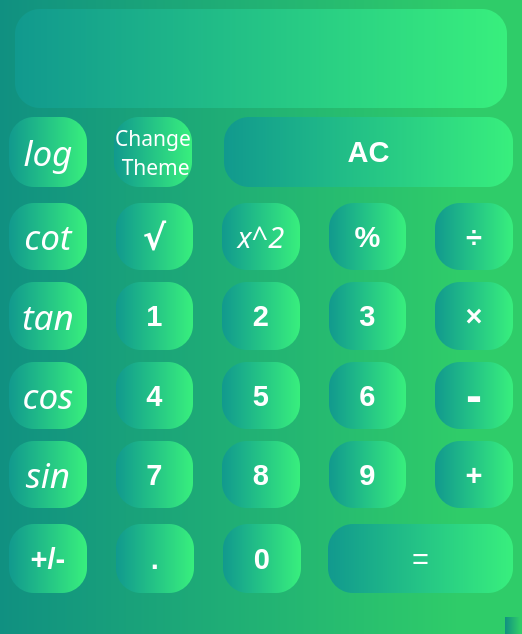
<?xml version="1.0" encoding="UTF-8"?>
<ui version="4.0">
 <class>MainWindow</class>
 <widget class="QMainWindow" name="MainWindow">
  <property name="geometry">
   <rect>
    <x>0</x>
    <y>0</y>
    <width>522</width>
    <height>634</height>
   </rect>
  </property>
  <property name="windowTitle">
   <string>MainWindow</string>
  </property>
  <property name="styleSheet">
   <string notr="true">background-color: qlineargradient(spread:reflect, x1:0, y1:0, x2:1, y2:0, stop:0 rgb(16, 144, 129), stop:0.88 rgb(47, 204, 105));</string>
  </property>
  <widget class="QWidget" name="centralwidget">
   <layout class="QGridLayout" name="gridLayout_12">
    <item row="0" column="0">
     <layout class="QGridLayout" name="gridLayout_11" rowstretch="1,5">
      <property name="topMargin">
       <number>0</number>
      </property>
      <property name="bottomMargin">
       <number>0</number>
      </property>
      <property name="spacing">
       <number>0</number>
      </property>
      <item row="1" column="0">
       <layout class="QGridLayout" name="gridLayout_5" rowstretch="1,4,1">
        <property name="topMargin">
         <number>0</number>
        </property>
        <property name="bottomMargin">
         <number>0</number>
        </property>
        <property name="horizontalSpacing">
         <number>6</number>
        </property>
        <property name="verticalSpacing">
         <number>10</number>
        </property>
        <item row="0" column="0">
         <layout class="QGridLayout" name="gridLayout_2" rowstretch="0,0" columnstretch="2,3">
          <property name="leftMargin">
           <number>0</number>
          </property>
          <property name="topMargin">
           <number>9</number>
          </property>
          <property name="rightMargin">
           <number>0</number>
          </property>
          <property name="bottomMargin">
           <number>0</number>
          </property>
          <property name="horizontalSpacing">
           <number>22</number>
          </property>
          <property name="verticalSpacing">
           <number>0</number>
          </property>
          <item row="1" column="1">
           <layout class="QGridLayout" name="gridLayout">
            <property name="leftMargin">
             <number>0</number>
            </property>
            <property name="topMargin">
             <number>0</number>
            </property>
            <property name="rightMargin">
             <number>0</number>
            </property>
            <property name="bottomMargin">
             <number>0</number>
            </property>
            <property name="horizontalSpacing">
             <number>6</number>
            </property>
            <property name="verticalSpacing">
             <number>0</number>
            </property>
            <item row="0" column="0">
             <widget class="QPushButton" name="pushButton_24">
              <property name="sizePolicy">
               <sizepolicy hsizetype="Expanding" vsizetype="Expanding">
                <horstretch>0</horstretch>
                <verstretch>0</verstretch>
               </sizepolicy>
              </property>
              <property name="font">
               <font>
                <family>Arial</family>
                <pointsize>22</pointsize>
                <bold>true</bold>
               </font>
              </property>
              <property name="styleSheet">
               <string notr="true">QPushButton:hover {
                                                         
border-radius :25px;
background-color: qlineargradient(spread:reflect, x1:0, y1:0, x2:1, y2:0, stop:0 rgb(56, 239, 125), stop:0.4 rgb(17, 153, 142),stop:1 rgb(56, 239, 125));
}

QPushButton{
                                                         
border-radius :25px;
background-color: qlineargradient(spread:reflect, x1:0, y1:0, x2:1, y2:0, stop:0 rgb(17, 153, 142), stop:1 rgb(56, 239, 125));
color: rgb(255, 255, 255);
}</string>
              </property>
              <property name="text">
               <string>AC</string>
              </property>
             </widget>
            </item>
           </layout>
          </item>
          <item row="1" column="0">
           <layout class="QGridLayout" name="gridLayout_6">
            <property name="rightMargin">
             <number>10</number>
            </property>
            <property name="horizontalSpacing">
             <number>27</number>
            </property>
            <item row="0" column="0">
             <widget class="QPushButton" name="pushButton_20">
              <property name="sizePolicy">
               <sizepolicy hsizetype="Preferred" vsizetype="Expanding">
                <horstretch>0</horstretch>
                <verstretch>0</verstretch>
               </sizepolicy>
              </property>
              <property name="font">
               <font>
                <family>Monotype Corsiva</family>
                <pointsize>26</pointsize>
                <italic>true</italic>
               </font>
              </property>
              <property name="styleSheet">
               <string notr="true">QPushButton:hover {
                                                         
border-radius :25px;
background-color: qlineargradient(spread:reflect, x1:0, y1:0, x2:1, y2:0, stop:0 rgb(56, 239, 125), stop:0.4 rgb(17, 153, 142),stop:1 rgb(56, 239, 125));
}

QPushButton{
                                                         
border-radius :25px;
background-color: qlineargradient(spread:reflect, x1:0, y1:0, x2:1, y2:0, stop:0 rgb(17, 153, 142), stop:1 rgb(56, 239, 125));
color: rgb(255, 255, 255);
}</string>
              </property>
              <property name="text">
               <string>log</string>
              </property>
             </widget>
            </item>
            <item row="0" column="1">
             <widget class="QPushButton" name="pushButton_27">
              <property name="sizePolicy">
               <sizepolicy hsizetype="Preferred" vsizetype="Expanding">
                <horstretch>0</horstretch>
                <verstretch>0</verstretch>
               </sizepolicy>
              </property>
              <property name="font">
               <font>
                <family>Bahnschrift SemiCondensed</family>
                <pointsize>16</pointsize>
               </font>
              </property>
              <property name="styleSheet">
               <string notr="true">QPushButton:hover {
                                                         
border-radius :25px;
background-color: qlineargradient(spread:reflect, x1:0, y1:0, x2:1, y2:0, stop:0 rgb(56, 239, 125), stop:0.4 rgb(17, 153, 142),stop:1 rgb(56, 239, 125));
}

QPushButton{
                                                         
border-radius :25px;
background-color: qlineargradient(spread:reflect, x1:0, y1:0, x2:1, y2:0, stop:0 rgb(17, 153, 142), stop:1 rgb(56, 239, 125));
color: rgb(255, 255, 255);
}</string>
              </property>
              <property name="text">
               <string>Change 
 Theme</string>
              </property>
             </widget>
            </item>
           </layout>
          </item>
         </layout>
        </item>
        <item row="1" column="0">
         <layout class="QGridLayout" name="gridLayout_3">
          <property name="sizeConstraint">
           <enum>QLayout::SizeConstraint::SetDefaultConstraint</enum>
          </property>
          <property name="topMargin">
           <number>6</number>
          </property>
          <property name="bottomMargin">
           <number>6</number>
          </property>
          <property name="horizontalSpacing">
           <number>29</number>
          </property>
          <property name="verticalSpacing">
           <number>12</number>
          </property>
          <item row="3" column="1">
           <widget class="QPushButton" name="pushButton_7">
            <property name="sizePolicy">
             <sizepolicy hsizetype="Minimum" vsizetype="Expanding">
              <horstretch>0</horstretch>
              <verstretch>0</verstretch>
             </sizepolicy>
            </property>
            <property name="font">
             <font>
              <family>Arial</family>
              <pointsize>22</pointsize>
              <bold>true</bold>
             </font>
            </property>
            <property name="styleSheet">
             <string notr="true">QPushButton:hover {
                                                         
border-radius :25px;
background-color: qlineargradient(spread:reflect, x1:0, y1:0, x2:1, y2:0, stop:0 rgb(56, 239, 125), stop:0.4 rgb(17, 153, 142),stop:1 rgb(56, 239, 125));
}

QPushButton{
                                                         
border-radius :25px;
background-color: qlineargradient(spread:reflect, x1:0, y1:0, x2:1, y2:0, stop:0 rgb(17, 153, 142), stop:1 rgb(56, 239, 125));
color: rgb(255, 255, 255);
}</string>
            </property>
            <property name="text">
             <string>7</string>
            </property>
           </widget>
          </item>
          <item row="3" column="4">
           <widget class="QPushButton" name="pushButton_15">
            <property name="sizePolicy">
             <sizepolicy hsizetype="Minimum" vsizetype="Expanding">
              <horstretch>0</horstretch>
              <verstretch>0</verstretch>
             </sizepolicy>
            </property>
            <property name="font">
             <font>
              <family>Arial</family>
              <pointsize>22</pointsize>
              <bold>true</bold>
             </font>
            </property>
            <property name="styleSheet">
             <string notr="true">QPushButton:hover {
                                                         
border-radius :25px;
background-color: qlineargradient(spread:reflect, x1:0, y1:0, x2:1, y2:0, stop:0 rgb(56, 239, 125), stop:0.4 rgb(17, 153, 142),stop:1 rgb(56, 239, 125));
}

QPushButton{
                                                         
border-radius :25px;
background-color: qlineargradient(spread:reflect, x1:0, y1:0, x2:1, y2:0, stop:0 rgb(17, 153, 142), stop:1 rgb(56, 239, 125));
color: rgb(255, 255, 255);
}</string>
            </property>
            <property name="text">
             <string>+</string>
            </property>
           </widget>
          </item>
          <item row="1" column="3">
           <widget class="QPushButton" name="pushButton_3">
            <property name="sizePolicy">
             <sizepolicy hsizetype="Minimum" vsizetype="Expanding">
              <horstretch>0</horstretch>
              <verstretch>0</verstretch>
             </sizepolicy>
            </property>
            <property name="font">
             <font>
              <family>Arial</family>
              <pointsize>22</pointsize>
              <bold>true</bold>
             </font>
            </property>
            <property name="styleSheet">
             <string notr="true">QPushButton:hover {
                                                         
border-radius :25px;
background-color: qlineargradient(spread:reflect, x1:0, y1:0, x2:1, y2:0, stop:0 rgb(56, 239, 125), stop:0.4 rgb(17, 153, 142),stop:1 rgb(56, 239, 125));
}

QPushButton{
                                                         
border-radius :25px;
background-color: qlineargradient(spread:reflect, x1:0, y1:0, x2:1, y2:0, stop:0 rgb(17, 153, 142), stop:1 rgb(56, 239, 125));
color: rgb(255, 255, 255);
}</string>
            </property>
            <property name="text">
             <string>3</string>
            </property>
           </widget>
          </item>
          <item row="1" column="1">
           <widget class="QPushButton" name="pushButton_1">
            <property name="sizePolicy">
             <sizepolicy hsizetype="Minimum" vsizetype="Expanding">
              <horstretch>0</horstretch>
              <verstretch>0</verstretch>
             </sizepolicy>
            </property>
            <property name="font">
             <font>
              <family>Arial</family>
              <pointsize>22</pointsize>
              <bold>true</bold>
             </font>
            </property>
            <property name="styleSheet">
             <string notr="true">QPushButton:hover {
                                                         
border-radius :25px;
background-color: qlineargradient(spread:reflect, x1:0, y1:0, x2:1, y2:0, stop:0 rgb(56, 239, 125), stop:0.4 rgb(17, 153, 142),stop:1 rgb(56, 239, 125));
}

QPushButton{
                                                         
border-radius :25px;
background-color: qlineargradient(spread:reflect, x1:0, y1:0, x2:1, y2:0, stop:0 rgb(17, 153, 142), stop:1 rgb(56, 239, 125));
color: rgb(255, 255, 255);
}</string>
            </property>
            <property name="text">
             <string>1</string>
            </property>
           </widget>
          </item>
          <item row="1" column="0">
           <widget class="QPushButton" name="pushButton_22">
            <property name="sizePolicy">
             <sizepolicy hsizetype="Minimum" vsizetype="Expanding">
              <horstretch>0</horstretch>
              <verstretch>0</verstretch>
             </sizepolicy>
            </property>
            <property name="font">
             <font>
              <family>Monotype Corsiva</family>
              <pointsize>26</pointsize>
              <italic>true</italic>
             </font>
            </property>
            <property name="styleSheet">
             <string notr="true">QPushButton:hover {
                                                         
border-radius :25px;
background-color: qlineargradient(spread:reflect, x1:0, y1:0, x2:1, y2:0, stop:0 rgb(56, 239, 125), stop:0.4 rgb(17, 153, 142),stop:1 rgb(56, 239, 125));
}

QPushButton{
                                                         
border-radius :25px;
background-color: qlineargradient(spread:reflect, x1:0, y1:0, x2:1, y2:0, stop:0 rgb(17, 153, 142), stop:1 rgb(56, 239, 125));
color: rgb(255, 255, 255);
}</string>
            </property>
            <property name="text">
             <string>tan</string>
            </property>
           </widget>
          </item>
          <item row="3" column="3">
           <widget class="QPushButton" name="pushButton_9">
            <property name="sizePolicy">
             <sizepolicy hsizetype="Minimum" vsizetype="Expanding">
              <horstretch>0</horstretch>
              <verstretch>0</verstretch>
             </sizepolicy>
            </property>
            <property name="font">
             <font>
              <family>Arial</family>
              <pointsize>22</pointsize>
              <bold>true</bold>
             </font>
            </property>
            <property name="styleSheet">
             <string notr="true">QPushButton:hover {
                                                         
border-radius :25px;
background-color: qlineargradient(spread:reflect, x1:0, y1:0, x2:1, y2:0, stop:0 rgb(56, 239, 125), stop:0.4 rgb(17, 153, 142),stop:1 rgb(56, 239, 125));
}

QPushButton{
                                                         
border-radius :25px;
background-color: qlineargradient(spread:reflect, x1:0, y1:0, x2:1, y2:0, stop:0 rgb(17, 153, 142), stop:1 rgb(56, 239, 125));
color: rgb(255, 255, 255);
}</string>
            </property>
            <property name="text">
             <string>9</string>
            </property>
           </widget>
          </item>
          <item row="3" column="2">
           <widget class="QPushButton" name="pushButton_8">
            <property name="sizePolicy">
             <sizepolicy hsizetype="Minimum" vsizetype="Expanding">
              <horstretch>0</horstretch>
              <verstretch>0</verstretch>
             </sizepolicy>
            </property>
            <property name="font">
             <font>
              <family>Arial</family>
              <pointsize>22</pointsize>
              <bold>true</bold>
             </font>
            </property>
            <property name="styleSheet">
             <string notr="true">QPushButton:hover {
                                                         
border-radius :25px;
background-color: qlineargradient(spread:reflect, x1:0, y1:0, x2:1, y2:0, stop:0 rgb(56, 239, 125), stop:0.4 rgb(17, 153, 142),stop:1 rgb(56, 239, 125));
}

QPushButton{
                                                         
border-radius :25px;
background-color: qlineargradient(spread:reflect, x1:0, y1:0, x2:1, y2:0, stop:0 rgb(17, 153, 142), stop:1 rgb(56, 239, 125));
color: rgb(255, 255, 255);
}</string>
            </property>
            <property name="text">
             <string>8</string>
            </property>
           </widget>
          </item>
          <item row="2" column="3">
           <widget class="QPushButton" name="pushButton_6">
            <property name="sizePolicy">
             <sizepolicy hsizetype="Minimum" vsizetype="Expanding">
              <horstretch>0</horstretch>
              <verstretch>0</verstretch>
             </sizepolicy>
            </property>
            <property name="font">
             <font>
              <family>Arial</family>
              <pointsize>22</pointsize>
              <bold>true</bold>
             </font>
            </property>
            <property name="styleSheet">
             <string notr="true">QPushButton:hover {
                                                         
border-radius :25px;
background-color: qlineargradient(spread:reflect, x1:0, y1:0, x2:1, y2:0, stop:0 rgb(56, 239, 125), stop:0.4 rgb(17, 153, 142),stop:1 rgb(56, 239, 125));
}

QPushButton{
                                                         
border-radius :25px;
background-color: qlineargradient(spread:reflect, x1:0, y1:0, x2:1, y2:0, stop:0 rgb(17, 153, 142), stop:1 rgb(56, 239, 125));
color: rgb(255, 255, 255);
}</string>
            </property>
            <property name="text">
             <string>6</string>
            </property>
           </widget>
          </item>
          <item row="2" column="2">
           <widget class="QPushButton" name="pushButton_5">
            <property name="sizePolicy">
             <sizepolicy hsizetype="Minimum" vsizetype="Expanding">
              <horstretch>0</horstretch>
              <verstretch>0</verstretch>
             </sizepolicy>
            </property>
            <property name="font">
             <font>
              <family>Arial</family>
              <pointsize>22</pointsize>
              <bold>true</bold>
             </font>
            </property>
            <property name="styleSheet">
             <string notr="true">QPushButton:hover {
                                                         
border-radius :25px;
background-color: qlineargradient(spread:reflect, x1:0, y1:0, x2:1, y2:0, stop:0 rgb(56, 239, 125), stop:0.4 rgb(17, 153, 142),stop:1 rgb(56, 239, 125));
}

QPushButton{
                                                         
border-radius :25px;
background-color: qlineargradient(spread:reflect, x1:0, y1:0, x2:1, y2:0, stop:0 rgb(17, 153, 142), stop:1 rgb(56, 239, 125));
color: rgb(255, 255, 255);
}</string>
            </property>
            <property name="text">
             <string>5</string>
            </property>
           </widget>
          </item>
          <item row="3" column="0">
           <widget class="QPushButton" name="pushButton_21">
            <property name="sizePolicy">
             <sizepolicy hsizetype="Minimum" vsizetype="Expanding">
              <horstretch>0</horstretch>
              <verstretch>0</verstretch>
             </sizepolicy>
            </property>
            <property name="font">
             <font>
              <family>Monotype Corsiva</family>
              <pointsize>26</pointsize>
              <italic>true</italic>
             </font>
            </property>
            <property name="styleSheet">
             <string notr="true">QPushButton:hover {
                                                         
border-radius :25px;
background-color: qlineargradient(spread:reflect, x1:0, y1:0, x2:1, y2:0, stop:0 rgb(56, 239, 125), stop:0.4 rgb(17, 153, 142),stop:1 rgb(56, 239, 125));
}

QPushButton{
                                                         
border-radius :25px;
background-color: qlineargradient(spread:reflect, x1:0, y1:0, x2:1, y2:0, stop:0 rgb(17, 153, 142), stop:1 rgb(56, 239, 125));
color: rgb(255, 255, 255);
}</string>
            </property>
            <property name="text">
             <string>sin</string>
            </property>
           </widget>
          </item>
          <item row="0" column="1">
           <widget class="QPushButton" name="pushButton_18">
            <property name="sizePolicy">
             <sizepolicy hsizetype="Minimum" vsizetype="Expanding">
              <horstretch>0</horstretch>
              <verstretch>0</verstretch>
             </sizepolicy>
            </property>
            <property name="font">
             <font>
              <family>Bahnschrift SemiBold</family>
              <pointsize>26</pointsize>
              <bold>true</bold>
             </font>
            </property>
            <property name="styleSheet">
             <string notr="true">QPushButton:hover {
                                                         
border-radius :25px;
background-color: qlineargradient(spread:reflect, x1:0, y1:0, x2:1, y2:0, stop:0 rgb(56, 239, 125), stop:0.4 rgb(17, 153, 142),stop:1 rgb(56, 239, 125));
}

QPushButton{
                                                         
border-radius :25px;
background-color: qlineargradient(spread:reflect, x1:0, y1:0, x2:1, y2:0, stop:0 rgb(17, 153, 142), stop:1 rgb(56, 239, 125));
color: rgb(255, 255, 255);
}</string>
            </property>
            <property name="text">
             <string>√</string>
            </property>
           </widget>
          </item>
          <item row="1" column="2">
           <widget class="QPushButton" name="pushButton_2">
            <property name="sizePolicy">
             <sizepolicy hsizetype="Minimum" vsizetype="Expanding">
              <horstretch>0</horstretch>
              <verstretch>0</verstretch>
             </sizepolicy>
            </property>
            <property name="font">
             <font>
              <family>Arial</family>
              <pointsize>22</pointsize>
              <bold>true</bold>
             </font>
            </property>
            <property name="styleSheet">
             <string notr="true">QPushButton:hover {
                                                         
border-radius :25px;
background-color: qlineargradient(spread:reflect, x1:0, y1:0, x2:1, y2:0, stop:0 rgb(56, 239, 125), stop:0.4 rgb(17, 153, 142),stop:1 rgb(56, 239, 125));
}

QPushButton{
                                                         
border-radius :25px;
background-color: qlineargradient(spread:reflect, x1:0, y1:0, x2:1, y2:0, stop:0 rgb(17, 153, 142), stop:1 rgb(56, 239, 125));
color: rgb(255, 255, 255);
}</string>
            </property>
            <property name="text">
             <string>2</string>
            </property>
           </widget>
          </item>
          <item row="0" column="3">
           <widget class="QPushButton" name="pushButton_19">
            <property name="sizePolicy">
             <sizepolicy hsizetype="Minimum" vsizetype="Expanding">
              <horstretch>0</horstretch>
              <verstretch>0</verstretch>
             </sizepolicy>
            </property>
            <property name="maximumSize">
             <size>
              <width>16777215</width>
              <height>16777215</height>
             </size>
            </property>
            <property name="font">
             <font>
              <family>Arial</family>
              <pointsize>22</pointsize>
              <bold>true</bold>
             </font>
            </property>
            <property name="styleSheet">
             <string notr="true">QPushButton:hover {
                                                         
border-radius :25px;
background-color: qlineargradient(spread:reflect, x1:0, y1:0, x2:1, y2:0, stop:0 rgb(56, 239, 125), stop:0.4 rgb(17, 153, 142),stop:1 rgb(56, 239, 125));
}

QPushButton{
                                                         
border-radius :25px;
background-color: qlineargradient(spread:reflect, x1:0, y1:0, x2:1, y2:0, stop:0 rgb(17, 153, 142), stop:1 rgb(56, 239, 125));
color: rgb(255, 255, 255);
}</string>
            </property>
            <property name="text">
             <string>%</string>
            </property>
           </widget>
          </item>
          <item row="2" column="4">
           <widget class="QPushButton" name="pushButton_12">
            <property name="sizePolicy">
             <sizepolicy hsizetype="Minimum" vsizetype="Expanding">
              <horstretch>0</horstretch>
              <verstretch>0</verstretch>
             </sizepolicy>
            </property>
            <property name="font">
             <font>
              <family>Arial</family>
              <pointsize>36</pointsize>
              <bold>true</bold>
             </font>
            </property>
            <property name="styleSheet">
             <string notr="true">QPushButton:hover {
                                                         
border-radius :25px;
background-color: qlineargradient(spread:reflect, x1:0, y1:0, x2:1, y2:0, stop:0 rgb(56, 239, 125), stop:0.4 rgb(17, 153, 142),stop:1 rgb(56, 239, 125));
}

QPushButton{
                                                         
border-radius :25px;
background-color: qlineargradient(spread:reflect, x1:0, y1:0, x2:1, y2:0, stop:0 rgb(17, 153, 142), stop:1 rgb(56, 239, 125));
color: rgb(255, 255, 255);
}</string>
            </property>
            <property name="text">
             <string>-</string>
            </property>
           </widget>
          </item>
          <item row="0" column="4">
           <widget class="QPushButton" name="pushButton_13">
            <property name="sizePolicy">
             <sizepolicy hsizetype="Minimum" vsizetype="Expanding">
              <horstretch>0</horstretch>
              <verstretch>0</verstretch>
             </sizepolicy>
            </property>
            <property name="font">
             <font>
              <family>Arial</family>
              <pointsize>22</pointsize>
              <bold>true</bold>
             </font>
            </property>
            <property name="styleSheet">
             <string notr="true">QPushButton:hover {
                                                         
border-radius :25px;
background-color: qlineargradient(spread:reflect, x1:0, y1:0, x2:1, y2:0, stop:0 rgb(56, 239, 125), stop:0.4 rgb(17, 153, 142),stop:1 rgb(56, 239, 125));
}

QPushButton{
                                                         
border-radius :25px;
background-color: qlineargradient(spread:reflect, x1:0, y1:0, x2:1, y2:0, stop:0 rgb(17, 153, 142), stop:1 rgb(56, 239, 125));
color: rgb(255, 255, 255);
}</string>
            </property>
            <property name="text">
             <string>÷</string>
            </property>
           </widget>
          </item>
          <item row="2" column="0">
           <widget class="QPushButton" name="pushButton_25">
            <property name="sizePolicy">
             <sizepolicy hsizetype="Minimum" vsizetype="Expanding">
              <horstretch>0</horstretch>
              <verstretch>0</verstretch>
             </sizepolicy>
            </property>
            <property name="font">
             <font>
              <family>Monotype Corsiva</family>
              <pointsize>26</pointsize>
              <italic>true</italic>
             </font>
            </property>
            <property name="styleSheet">
             <string notr="true">QPushButton:hover {
                                                         
border-radius :25px;
background-color: qlineargradient(spread:reflect, x1:0, y1:0, x2:1, y2:0, stop:0 rgb(56, 239, 125), stop:0.4 rgb(17, 153, 142),stop:1 rgb(56, 239, 125));
}

QPushButton{
                                                         
border-radius :25px;
background-color: qlineargradient(spread:reflect, x1:0, y1:0, x2:1, y2:0, stop:0 rgb(17, 153, 142), stop:1 rgb(56, 239, 125));
color: rgb(255, 255, 255);
}</string>
            </property>
            <property name="text">
             <string>cos</string>
            </property>
           </widget>
          </item>
          <item row="2" column="1">
           <widget class="QPushButton" name="pushButton_4">
            <property name="sizePolicy">
             <sizepolicy hsizetype="Minimum" vsizetype="Expanding">
              <horstretch>0</horstretch>
              <verstretch>0</verstretch>
             </sizepolicy>
            </property>
            <property name="font">
             <font>
              <family>Arial</family>
              <pointsize>22</pointsize>
              <bold>true</bold>
             </font>
            </property>
            <property name="styleSheet">
             <string notr="true">QPushButton:hover {
                                                         
border-radius :25px;
background-color: qlineargradient(spread:reflect, x1:0, y1:0, x2:1, y2:0, stop:0 rgb(56, 239, 125), stop:0.4 rgb(17, 153, 142),stop:1 rgb(56, 239, 125));
}

QPushButton{
                                                         
border-radius :25px;
background-color: qlineargradient(spread:reflect, x1:0, y1:0, x2:1, y2:0, stop:0 rgb(17, 153, 142), stop:1 rgb(56, 239, 125));
color: rgb(255, 255, 255);
}</string>
            </property>
            <property name="text">
             <string>4</string>
            </property>
           </widget>
          </item>
          <item row="1" column="4">
           <widget class="QPushButton" name="pushButton_14">
            <property name="sizePolicy">
             <sizepolicy hsizetype="Minimum" vsizetype="Expanding">
              <horstretch>0</horstretch>
              <verstretch>0</verstretch>
             </sizepolicy>
            </property>
            <property name="font">
             <font>
              <family>Arial</family>
              <pointsize>22</pointsize>
              <bold>true</bold>
             </font>
            </property>
            <property name="styleSheet">
             <string notr="true">QPushButton:hover {
                                                         
border-radius :25px;
background-color: qlineargradient(spread:reflect, x1:0, y1:0, x2:1, y2:0, stop:0 rgb(56, 239, 125), stop:0.4 rgb(17, 153, 142),stop:1 rgb(56, 239, 125));
}

QPushButton{
                                                         
border-radius :25px;
background-color: qlineargradient(spread:reflect, x1:0, y1:0, x2:1, y2:0, stop:0 rgb(17, 153, 142), stop:1 rgb(56, 239, 125));
color: rgb(255, 255, 255);
}</string>
            </property>
            <property name="text">
             <string>×</string>
            </property>
           </widget>
          </item>
          <item row="0" column="0">
           <widget class="QPushButton" name="pushButton_23">
            <property name="sizePolicy">
             <sizepolicy hsizetype="Minimum" vsizetype="Expanding">
              <horstretch>0</horstretch>
              <verstretch>0</verstretch>
             </sizepolicy>
            </property>
            <property name="font">
             <font>
              <family>Monotype Corsiva</family>
              <pointsize>26</pointsize>
              <italic>true</italic>
             </font>
            </property>
            <property name="styleSheet">
             <string notr="true">QPushButton:hover {
                                                         
border-radius :25px;
background-color: qlineargradient(spread:reflect, x1:0, y1:0, x2:1, y2:0, stop:0 rgb(56, 239, 125), stop:0.4 rgb(17, 153, 142),stop:1 rgb(56, 239, 125));
}

QPushButton{
                                                         
border-radius :25px;
background-color: qlineargradient(spread:reflect, x1:0, y1:0, x2:1, y2:0, stop:0 rgb(17, 153, 142), stop:1 rgb(56, 239, 125));
color: rgb(255, 255, 255);
}</string>
            </property>
            <property name="text">
             <string>cot</string>
            </property>
           </widget>
          </item>
          <item row="0" column="2">
           <widget class="QPushButton" name="pushButton_26">
            <property name="sizePolicy">
             <sizepolicy hsizetype="Minimum" vsizetype="Expanding">
              <horstretch>0</horstretch>
              <verstretch>0</verstretch>
             </sizepolicy>
            </property>
            <property name="font">
             <font>
              <family>Monotype Corsiva</family>
              <pointsize>22</pointsize>
              <italic>true</italic>
             </font>
            </property>
            <property name="styleSheet">
             <string notr="true">QPushButton:hover {
                                                         
border-radius :25px;
background-color: qlineargradient(spread:reflect, x1:0, y1:0, x2:1, y2:0, stop:0 rgb(56, 239, 125), stop:0.4 rgb(17, 153, 142),stop:1 rgb(56, 239, 125));
}

QPushButton{
                                                         
border-radius :25px;
background-color: qlineargradient(spread:reflect, x1:0, y1:0, x2:1, y2:0, stop:0 rgb(17, 153, 142), stop:1 rgb(56, 239, 125));
color: rgb(255, 255, 255);
}</string>
            </property>
            <property name="text">
             <string>x^2</string>
            </property>
           </widget>
          </item>
         </layout>
        </item>
        <item row="2" column="0">
         <layout class="QGridLayout" name="gridLayout_9" columnstretch="3,2">
          <property name="rightMargin">
           <number>0</number>
          </property>
          <property name="bottomMargin">
           <number>10</number>
          </property>
          <property name="horizontalSpacing">
           <number>2</number>
          </property>
          <property name="verticalSpacing">
           <number>6</number>
          </property>
          <item row="0" column="0">
           <layout class="QGridLayout" name="gridLayout_8">
            <property name="rightMargin">
             <number>9</number>
            </property>
            <property name="horizontalSpacing">
             <number>29</number>
            </property>
            <property name="verticalSpacing">
             <number>0</number>
            </property>
            <item row="0" column="1">
             <widget class="QPushButton" name="pushButton_11">
              <property name="sizePolicy">
               <sizepolicy hsizetype="Minimum" vsizetype="Expanding">
                <horstretch>0</horstretch>
                <verstretch>0</verstretch>
               </sizepolicy>
              </property>
              <property name="font">
               <font>
                <family>Arial</family>
                <pointsize>22</pointsize>
                <bold>true</bold>
               </font>
              </property>
              <property name="styleSheet">
               <string notr="true">QPushButton:hover {
                                                         
border-radius :25px;
background-color: qlineargradient(spread:reflect, x1:0, y1:0, x2:1, y2:0, stop:0 rgb(56, 239, 125), stop:0.4 rgb(17, 153, 142),stop:1 rgb(56, 239, 125));
}

QPushButton{
                                                         
border-radius :25px;
background-color: qlineargradient(spread:reflect, x1:0, y1:0, x2:1, y2:0, stop:0 rgb(17, 153, 142), stop:1 rgb(56, 239, 125));
color: rgb(255, 255, 255);
}</string>
              </property>
              <property name="text">
               <string>.</string>
              </property>
             </widget>
            </item>
            <item row="0" column="0">
             <widget class="QPushButton" name="pushButton_16">
              <property name="sizePolicy">
               <sizepolicy hsizetype="Minimum" vsizetype="Expanding">
                <horstretch>0</horstretch>
                <verstretch>0</verstretch>
               </sizepolicy>
              </property>
              <property name="font">
               <font>
                <family>Arial</family>
                <pointsize>22</pointsize>
                <bold>true</bold>
               </font>
              </property>
              <property name="styleSheet">
               <string notr="true">QPushButton:hover {
                                                         
border-radius :25px;
background-color: qlineargradient(spread:reflect, x1:0, y1:0, x2:1, y2:0, stop:0 rgb(56, 239, 125), stop:0.4 rgb(17, 153, 142),stop:1 rgb(56, 239, 125));
}

QPushButton{
                                                         
border-radius :25px;
background-color: qlineargradient(spread:reflect, x1:0, y1:0, x2:1, y2:0, stop:0 rgb(17, 153, 142), stop:1 rgb(56, 239, 125));
color: rgb(255, 255, 255);
}</string>
              </property>
              <property name="text">
               <string>+/-</string>
              </property>
             </widget>
            </item>
            <item row="0" column="2">
             <widget class="QPushButton" name="pushButton_10">
              <property name="sizePolicy">
               <sizepolicy hsizetype="Minimum" vsizetype="Expanding">
                <horstretch>0</horstretch>
                <verstretch>0</verstretch>
               </sizepolicy>
              </property>
              <property name="font">
               <font>
                <family>Arial</family>
                <pointsize>22</pointsize>
                <bold>true</bold>
               </font>
              </property>
              <property name="styleSheet">
               <string notr="true">QPushButton:hover {
                                                         
border-radius :25px;
background-color: qlineargradient(spread:reflect, x1:0, y1:0, x2:1, y2:0, stop:0 rgb(56, 239, 125), stop:0.4 rgb(17, 153, 142),stop:1 rgb(56, 239, 125));
}

QPushButton{
                                                         
border-radius :25px;
background-color: qlineargradient(spread:reflect, x1:0, y1:0, x2:1, y2:0, stop:0 rgb(17, 153, 142), stop:1 rgb(56, 239, 125));
color: rgb(255, 255, 255);
}</string>
              </property>
              <property name="text">
               <string>0</string>
              </property>
             </widget>
            </item>
           </layout>
          </item>
          <item row="0" column="1">
           <layout class="QGridLayout" name="gridLayout_4" columnstretch="1">
            <property name="leftMargin">
             <number>16</number>
            </property>
            <property name="topMargin">
             <number>0</number>
            </property>
            <property name="rightMargin">
             <number>0</number>
            </property>
            <property name="bottomMargin">
             <number>0</number>
            </property>
            <property name="spacing">
             <number>0</number>
            </property>
            <item row="0" column="0">
             <widget class="QPushButton" name="pushButton_17">
              <property name="sizePolicy">
               <sizepolicy hsizetype="Minimum" vsizetype="Expanding">
                <horstretch>0</horstretch>
                <verstretch>0</verstretch>
               </sizepolicy>
              </property>
              <property name="font">
               <font>
                <family>Arial</family>
                <pointsize>22</pointsize>
               </font>
              </property>
              <property name="styleSheet">
               <string notr="true">QPushButton:hover {
                                                         
border-radius :25px;
background-color: qlineargradient(spread:reflect, x1:0, y1:0, x2:1, y2:0, stop:0 rgb(56, 239, 125), stop:0.4 rgb(17, 153, 142),stop:1 rgb(56, 239, 125));
}

QPushButton{
                                                         
border-radius :25px;
background-color: qlineargradient(spread:reflect, x1:0, y1:0, x2:1, y2:0, stop:0 rgb(17, 153, 142), stop:1 rgb(56, 239, 125));
color: rgb(255, 255, 255);
}</string>
              </property>
              <property name="text">
               <string>=</string>
              </property>
             </widget>
            </item>
           </layout>
          </item>
         </layout>
        </item>
       </layout>
      </item>
      <item row="0" column="0">
       <layout class="QGridLayout" name="gridLayout_7" rowstretch="3,1">
        <property name="leftMargin">
         <number>6</number>
        </property>
        <property name="topMargin">
         <number>0</number>
        </property>
        <property name="rightMargin">
         <number>6</number>
        </property>
        <property name="bottomMargin">
         <number>0</number>
        </property>
        <property name="spacing">
         <number>0</number>
        </property>
        <item row="0" column="0">
         <widget class="QTextEdit" name="textEdit">
          <property name="sizePolicy">
           <sizepolicy hsizetype="Minimum" vsizetype="Maximum">
            <horstretch>0</horstretch>
            <verstretch>0</verstretch>
           </sizepolicy>
          </property>
          <property name="font">
           <font>
            <family>Arial</family>
            <pointsize>20</pointsize>
            <bold>true</bold>
           </font>
          </property>
          <property name="styleSheet">
           <string notr="true">border-top-left-radius: 25px;
border-top-right-radius: 25px;
background-color: qlineargradient(spread:reflect, x1:0, y1:0, x2:1, y2:0, stop:0 rgb(17, 153, 142), stop:1 rgb(56, 239, 125));
color: rgb(255, 255, 255);</string>
          </property>
         </widget>
        </item>
        <item row="1" column="0">
         <widget class="QLineEdit" name="textEdit_2">
          <property name="sizePolicy">
           <sizepolicy hsizetype="Minimum" vsizetype="Minimum">
            <horstretch>0</horstretch>
            <verstretch>0</verstretch>
           </sizepolicy>
          </property>
          <property name="font">
           <font>
            <family>Arial</family>
            <pointsize>13</pointsize>
            <bold>true</bold>
           </font>
          </property>
          <property name="styleSheet">
           <string notr="true">border-bottom-left-radius: 25px;
border-bottom-right-radius: 25px;
background-color: qlineargradient(spread:reflect, x1:0, y1:0, x2:1, y2:0, stop:0 rgb(17, 153, 142), stop:1 rgb(56, 239, 125));
color: rgb(255, 255, 255);</string>
          </property>
         </widget>
        </item>
       </layout>
      </item>
     </layout>
    </item>
   </layout>
  </widget>
  <widget class="QStatusBar" name="statusbar"/>
 </widget>
 <resources/>
 <connections/>
</ui>
